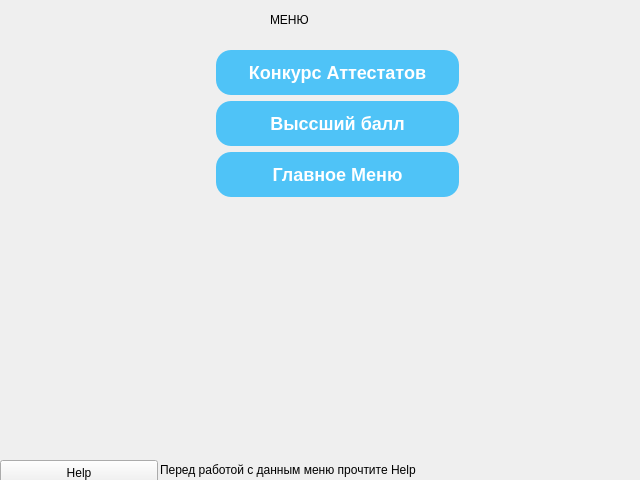
<?xml version="1.0" encoding="UTF-8"?>
<ui version="4.0">
 <class>contestwindow</class>
 <widget class="QWidget" name="contestwindow">
  <property name="geometry">
   <rect>
    <x>0</x>
    <y>0</y>
    <width>640</width>
    <height>480</height>
   </rect>
  </property>
  <property name="windowTitle">
   <string>Form</string>
  </property>
  <widget class="QPushButton" name="pushButtonHelp">
   <property name="geometry">
    <rect>
     <x>0</x>
     <y>460</y>
     <width>158</width>
     <height>26</height>
    </rect>
   </property>
   <property name="styleSheet">
    <string notr="true">font: 700 6pt &quot;Segoe Print&quot;;
font: 10pt &quot;Constantia&quot;;</string>
   </property>
   <property name="text">
    <string>Help</string>
   </property>
   <property name="default">
    <bool>false</bool>
   </property>
   <property name="flat">
    <bool>false</bool>
   </property>
  </widget>
  <widget class="QLabel" name="label">
   <property name="geometry">
    <rect>
     <x>160</x>
     <y>460</y>
     <width>331</width>
     <height>20</height>
    </rect>
   </property>
   <property name="text">
    <string>Перед работой с данным меню прочтите Help</string>
   </property>
  </widget>
  <widget class="QWidget" name="formLayoutWidget">
   <property name="geometry">
    <rect>
     <x>210</x>
     <y>50</y>
     <width>249</width>
     <height>331</height>
    </rect>
   </property>
   <layout class="QFormLayout" name="formLayout">
    <item row="0" column="1">
     <widget class="QPushButton" name="pushButtonAttestat">
      <property name="styleSheet">
       <string notr="true"> QWidget {
        background: qlineargradient(x1:0, y1:0, x2:1, y2:1,
                                    stop:0 #1e3c72, stop:1 #2a5298);
        color: white;
        font-family: 'Segoe UI', Tahoma, Geneva, Verdana, sans-serif;
        font-size: 14px;
    }

    QGroupBox {
        border: 1px solid rgba(255, 255, 255, 0.3);
        border-radius: 8px;
        margin-top: 15px;
        padding: 10px 15px 15px 15px;
        color: white;
    }

    QGroupBox:title {
        subcontrol-origin: margin;
        subcontrol-position: top left;
        padding: 0 3px;
        font-weight: bold;
        font-size: 16px;
    }

    QLabel {
        color: white;
        font-weight: normal;
        font-size: 14px;
    }

    QLineEdit {
        background-color: rgba(255, 255, 255, 0.15);
        border: none;
        border-radius: 6px;
        padding: 6px 10px;
        color: white;
        font-size: 14px;
    }
    QLineEdit::placeholder {
        color: rgba(255, 255, 255, 0.5);
    }

    QPushButton {
        background-color: #4fc3f7;
        color: white;
        border: none;
        border-radius: 15px;
        padding: 12px 30px;
        font-size: 18px;
        font-weight: bold;
        transition: all 0.3s ease;
        min-width: 180px;
    }
    QPushButton:hover {
        background-color: #29b6f6;
    }
    QPushButton:pressed {
        background-color: #1e88e5;
    }</string>
      </property>
      <property name="text">
       <string>Конкурс Аттестатов</string>
      </property>
     </widget>
    </item>
    <item row="1" column="1">
     <widget class="QPushButton" name="pushButtonCurrent">
      <property name="styleSheet">
       <string notr="true"> QWidget {
        background: qlineargradient(x1:0, y1:0, x2:1, y2:1,
                                    stop:0 #1e3c72, stop:1 #2a5298);
        color: white;
        font-family: 'Segoe UI', Tahoma, Geneva, Verdana, sans-serif;
        font-size: 14px;
    }

    QGroupBox {
        border: 1px solid rgba(255, 255, 255, 0.3);
        border-radius: 8px;
        margin-top: 15px;
        padding: 10px 15px 15px 15px;
        color: white;
    }

    QGroupBox:title {
        subcontrol-origin: margin;
        subcontrol-position: top left;
        padding: 0 3px;
        font-weight: bold;
        font-size: 16px;
    }

    QLabel {
        color: white;
        font-weight: normal;
        font-size: 14px;
    }

    QLineEdit {
        background-color: rgba(255, 255, 255, 0.15);
        border: none;
        border-radius: 6px;
        padding: 6px 10px;
        color: white;
        font-size: 14px;
    }
    QLineEdit::placeholder {
        color: rgba(255, 255, 255, 0.5);
    }

    QPushButton {
        background-color: #4fc3f7;
        color: white;
        border: none;
        border-radius: 15px;
        padding: 12px 30px;
        font-size: 18px;
        font-weight: bold;
        transition: all 0.3s ease;
        min-width: 180px;
    }
    QPushButton:hover {
        background-color: #29b6f6;
    }
    QPushButton:pressed {
        background-color: #1e88e5;
    }</string>
      </property>
      <property name="text">
       <string>Выссший балл</string>
      </property>
     </widget>
    </item>
    <item row="2" column="1">
     <widget class="QPushButton" name="pushButtonBackMain">
      <property name="styleSheet">
       <string notr="true"> QWidget {
        background: qlineargradient(x1:0, y1:0, x2:1, y2:1,
                                    stop:0 #1e3c72, stop:1 #2a5298);
        color: white;
        font-family: 'Segoe UI', Tahoma, Geneva, Verdana, sans-serif;
        font-size: 14px;
    }

    QGroupBox {
        border: 1px solid rgba(255, 255, 255, 0.3);
        border-radius: 8px;
        margin-top: 15px;
        padding: 10px 15px 15px 15px;
        color: white;
    }

    QGroupBox:title {
        subcontrol-origin: margin;
        subcontrol-position: top left;
        padding: 0 3px;
        font-weight: bold;
        font-size: 16px;
    }

    QLabel {
        color: white;
        font-weight: normal;
        font-size: 14px;
    }

    QLineEdit {
        background-color: rgba(255, 255, 255, 0.15);
        border: none;
        border-radius: 6px;
        padding: 6px 10px;
        color: white;
        font-size: 14px;
    }
    QLineEdit::placeholder {
        color: rgba(255, 255, 255, 0.5);
    }

    QPushButton {
        background-color: #4fc3f7;
        color: white;
        border: none;
        border-radius: 15px;
        padding: 12px 30px;
        font-size: 18px;
        font-weight: bold;
        transition: all 0.3s ease;
        min-width: 180px;
    }
    QPushButton:hover {
        background-color: #29b6f6;
    }
    QPushButton:pressed {
        background-color: #1e88e5;
    }</string>
      </property>
      <property name="text">
       <string>Главное Меню</string>
      </property>
     </widget>
    </item>
   </layout>
  </widget>
  <widget class="QLabel" name="labelMENU">
   <property name="geometry">
    <rect>
     <x>270</x>
     <y>10</y>
     <width>111</width>
     <height>20</height>
    </rect>
   </property>
   <property name="styleSheet">
    <string notr="true">font: 900 12pt &quot;Arial&quot;;
</string>
   </property>
   <property name="text">
    <string>МЕНЮ</string>
   </property>
  </widget>
 </widget>
 <resources/>
 <connections/>
</ui>
